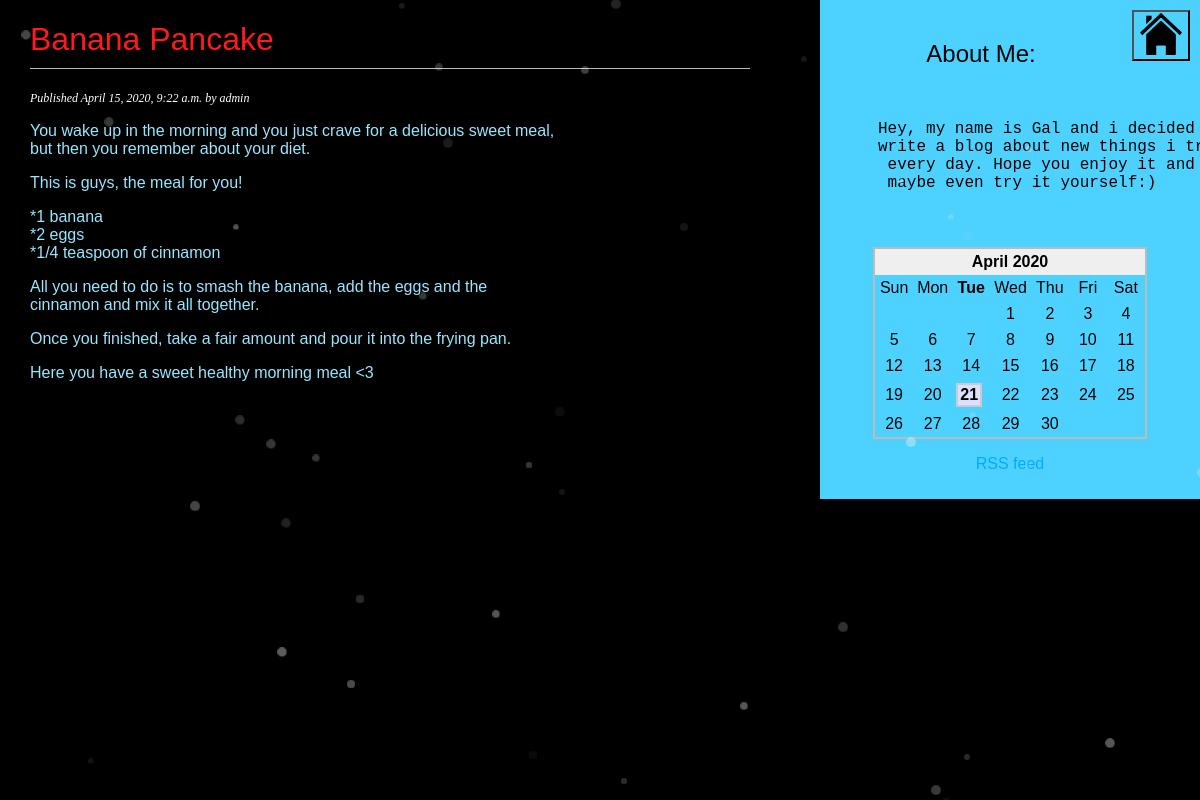
Page /2020/4/15/Banana-pancake/ on the committed database.
### blog/models.py (models this page shows, shortened)
class Post(models.Model):
   STATUS_CHOICES = (
       ('draft', 'Draft'),
       ('published', 'Published'),
   )
   title = models.CharField(max_length=250)
   slug = models.SlugField(max_length=250,
                           unique_for_date='publish')
   author = models.ForeignKey(User,
                              on_delete=models.CASCADE,
                              related_name='blog_posts')
   body = models.TextField()
   publish = models.DateTimeField(default=timezone.now)
   created = models.DateTimeField(auto_now_add=True)
   updated = models.DateTimeField(auto_now=True)
   status = models.CharField(max_length=10,
                             choices=STATUS_CHOICES,
                             default='draft')
   objects = models.Manager() # The default manager.
   published = PublishedManager() # The custom manager.
   class Meta:
       ordering = ('-publish',)

### blog/views.py (the view)
def post_detail(request, year, month, day, post):
   post = get_object_or_404(Post, slug=post,
                                  status='published',
                                  publish__year=year,
                                  publish__month=month,
                                  publish__day=day)
   return render(request,
                 'blog/post_detail.html',
                 {'post': post})

### blog/templates/blog/post_detail.html (shortened to what this page needs)
{% extends "base.html" %}
{% block content %}
 <h1 style="color:#ff1a1a">{{ post.title }}</h1>
 <p class="date" style="color:#FFFFFF">
   Published {{ post.publish }} by {{ post.author }}
 </p>
 {{ post.body|linebreaks }}
{% endblock %}

### blog/static/css/blog.css (style rules this page uses)
body { margin:0; padding:0; font-family:helvetica, sans-serif; }
h1 { font-weight:normal; border-bottom:1px solid #bbb; padding:0 0 10px 0; }
p.date { color:#ccc; font-family: georgia, serif; font-size: 12px; font-style: italic; }
p, h2, h1, span { font-family: "Comic Sans MS", cursive, sans-serif; }

### rows in the picture
Post: title "Banana Pancake", publish "April 15, 2020, 9:22 a.m.", author "admin", body "You wake up in the morning and you just crave for a delicious sweet meal, but then you remember about your diet. This is guys, the meal for you! *1 banana *2 eggs *1/4 teaspoon of cinnamon All you need to do is to smash the banana, add the eggs and the cinnamon and mix it all together. Once you finished, take a fair amount and pour it into the frying pan. Here you have a sweet healthy morning meal <3"
